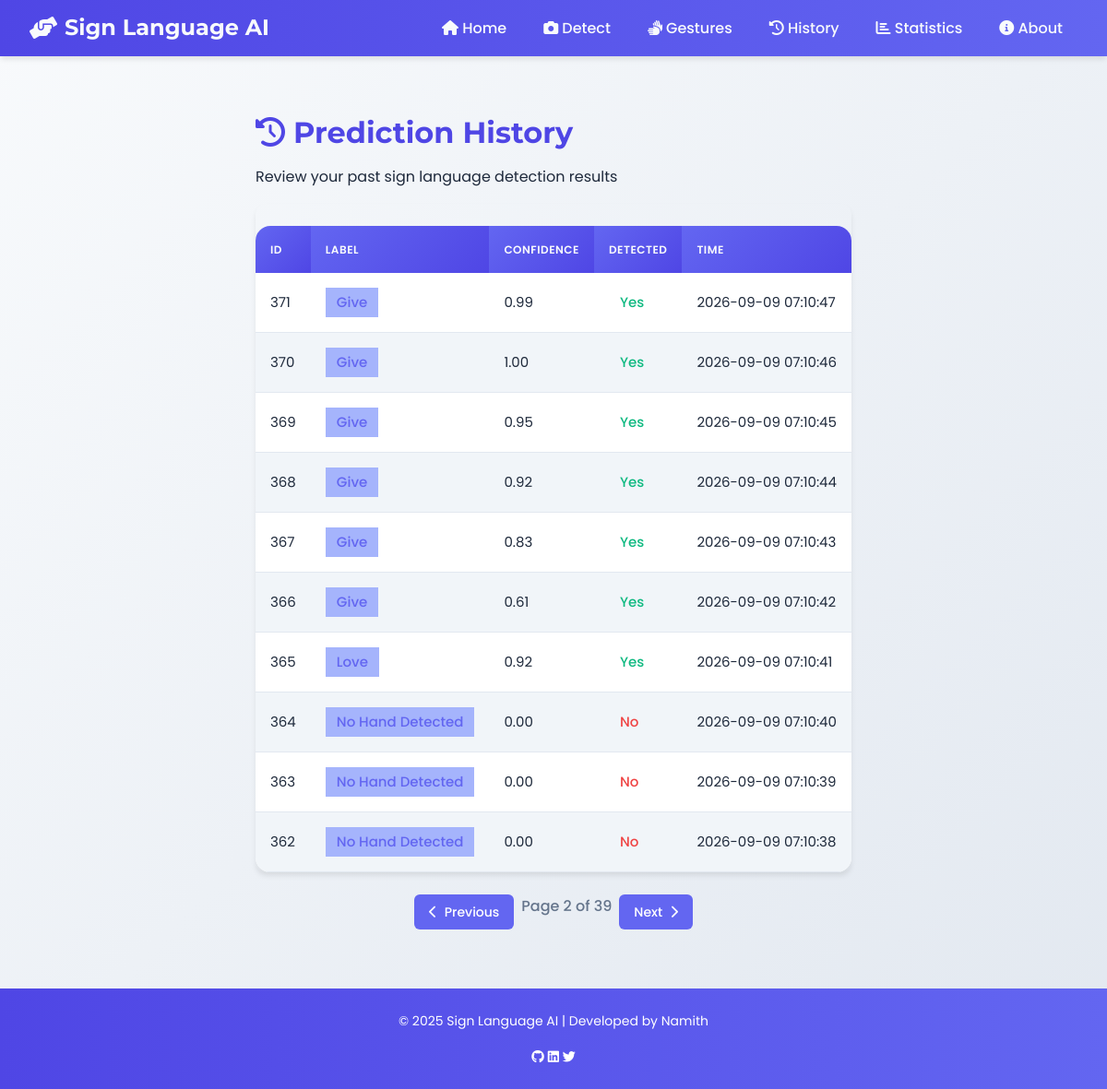
Page /history?page=2 on the committed database.
### app.py (models this page shows, shortened)
class Prediction(db.Model):
    id = db.Column(db.Integer, primary_key=True)
    label = db.Column(db.String(100), nullable=False)
    confidence = db.Column(db.Float, nullable=True)
    landmarks_detected = db.Column(db.Boolean, default=True)
    error_message = db.Column(db.String(500), nullable=True)
    timestamp = db.Column(db.DateTime, default=lambda: datetime.now(timezone.utc))
    session_id = db.Column(db.String(50), nullable=True)

### app.py (the view)
@app.route("/history")
def history():
    page = request.args.get('page', 1, type=int)
    per_page = 10
    predictions = Prediction.query.order_by(desc(Prediction.timestamp)).paginate(page=page, per_page=per_page, error_out=False)
    return render_template("history.html", predictions=predictions)

### templates/history.html
{% extends "base.html" %}
{% block content %}
<div class="container">
    <div class="page-header">
        <h2><i class="fas fa-history"></i> Prediction History</h2>
        <p class="subtitle">Review your past sign language detection results</p>
    </div>
    <div class="table-container">
        <table>
            <thead>
                <tr>
                    <th>ID</th>
                    <th>Label</th>
                    <th>Confidence</th>
                    <th>Detected</th>
                    <th>Time</th>
                </tr>
            </thead>
            <tbody>
                {% for p in predictions.items %}
                <tr>
                    <td>{{ p.id }}</td>
                    <td><span class="label-badge">{{ p.label }}</span></td>
                    <td>{{ "%.2f"|format(p.confidence or 0) }}</td>
                    <td>{% if p.landmarks_detected %}<span class="status-badge success">Yes</span>{% else %}<span class="status-badge error">No</span>{% endif %}</td>
                    <td>{{ p.timestamp.strftime("%Y-%m-%d %H:%M:%S") }}</td>
                </tr>
                {% endfor %}
            </tbody>
        </table>
    </div>
    <div class="pagination">
        {% if predictions.has_prev %}
            <a href="?page={{ predictions.prev_num }}" class="pagination-btn"><i class="fas fa-chevron-left"></i> Previous</a>
        {% endif %}
        <span class="pagination-info">Page {{ predictions.page }} of {{ predictions.pages }}</span>
        {% if predictions.has_next %}
            <a href="?page={{ predictions.next_num }}" class="pagination-btn">Next <i class="fas fa-chevron-right"></i></a>
        {% endif %}
    </div>
</div>
{% endblock %}

### static/style.css (style rules this page uses)
:root { --primary: #6366f1; --primary-dark: #4f46e5; --primary-light: #a5b4fc; --secondary: #0ea5e9; --accent: #f59e0b; --dark: #1e293b; --light: #f8fafc; --gray: #64748b; --success: #10b981; --error: #ef4444; --shadow-sm: 0 1px 3px rgba(0,0,0,0.1); --shadow-md: 0 4px 6px -1px rgba(0,0,0,0.1); --shadow-lg: 0 10px 15px -3px rgba(0,0,0,0.1); --radius-sm: 0.375rem; --radius-md: 0.75rem; --radius-lg: 1rem; --transition: all 0.3s ease; }
* { box-sizing: border-box; margin: 0; padding: 0; }
body { font-family: 'Poppins', sans-serif; background: linear-gradient(135deg, #f8fafc 0%, #e2e8f0 100%); color: var(--dark); line-height: 1.6; min-height: 100vh; display: flex; flex-direction: column; }
h1, h2, h3, h4, h5, h6 { font-family: 'Montserrat', sans-serif; font-weight: 700; line-height: 1.2; margin-bottom: 1rem; }
h2 { font-size: 2rem; color: var(--primary-dark); }
a { text-decoration: none; color: inherit; transition: var(--transition); }
p { margin-bottom: 1rem; }
.container { max-width: 1200px; margin: 0 auto; padding: 2rem 1.5rem; flex: 1; }
.table-container { overflow-x: auto; border-radius: var(--radius-md); box-shadow: var(--shadow-md); }
table { width: 100%; border-collapse: separate; border-spacing: 0; margin-top: 1.5rem; font-size: 0.9375rem; background: white; border-radius: var(--radius-lg); overflow: hidden; box-shadow: var(--shadow-md); }
th, td { padding: 1rem; text-align: left; }
th { background: linear-gradient(135deg, var(--primary) 0%, var(--primary-dark) 100%); color: var(--light); font-weight: 600; text-transform: uppercase; font-size: 0.75rem; letter-spacing: 0.5px; }
tr:nth-child(even) { background: #f1f5f9; }
td { border-bottom: 1px solid #e2e8f0; }
.label-badge { display: inline-block; background-color: var(--primary-light); color: var(--primary); padding: 0.25rem 0.75rem; border-radius: var(--radius-pill); font-weight: 500; }
.status-badge { display: inline-block; padding: 0.25rem 0.75rem; border-radius: var(--radius-pill); font-weight: 500; }
.status-badge.success { background-color: var(--success-light); color: var(--success); }
.status-badge.error { background-color: var(--error-light); color: var(--error); }
.pagination { display: flex; justify-content: center; gap: 0.5rem; margin-top: 1.5rem; }
.pagination-btn { padding: 0.5rem 1rem; background: var(--primary); color: white; border-radius: var(--radius-sm); transition: var(--transition); font-weight: 500; font-size: 0.875rem; display: flex; align-items: center; gap: 0.5rem; }
.pagination-info { color: var(--gray); font-weight: 500; }

### rows in the picture
Prediction: id "371", label "Give", confidence "0.99", landmarks_detected "Yes", timestamp "2026-09-09 07:10:47"
Prediction: id "370", label "Give", confidence "1.00", landmarks_detected "Yes", timestamp "2026-09-09 07:10:46"
Prediction: id "369", label "Give", confidence "0.95", landmarks_detected "Yes", timestamp "2026-09-09 07:10:45"
Prediction: id "368", label "Give", confidence "0.92", landmarks_detected "Yes", timestamp "2026-09-09 07:10:44"
Prediction: id "367", label "Give", confidence "0.83", landmarks_detected "Yes", timestamp "2026-09-09 07:10:43"
Prediction: id "366", label "Give", confidence "0.61", landmarks_detected "Yes", timestamp "2026-09-09 07:10:42"
Prediction: id "365", label "Love", confidence "0.92", landmarks_detected "Yes", timestamp "2026-09-09 07:10:41"
Prediction: id "364", label "No Hand Detected", confidence "0.00", landmarks_detected "No", timestamp "2026-09-09 07:10:40"
Prediction: id "363", label "No Hand Detected", confidence "0.00", landmarks_detected "No", timestamp "2026-09-09 07:10:39"
Prediction: id "362", label "No Hand Detected", confidence "0.00", landmarks_detected "No", timestamp "2026-09-09 07:10:38"

### other values in the picture
{{ predictions.page }} "2"
{{ predictions.pages }} "39"
